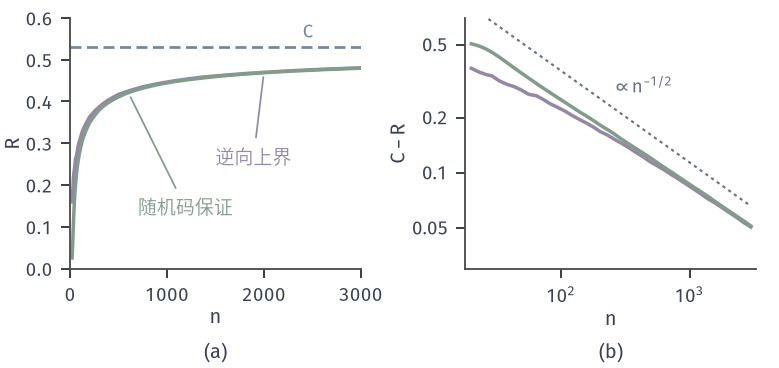

Reproduce this figure in Python.
from pathlib import Path
import sys
HERE = Path(__file__).resolve().parent
sys.path.insert(0, str(HERE.parent/"ccode-common"))
from ccode_fig import *
# Finite-length limits on BSC(0.1) at target average block error eps = 1e-3.
# Purple: converse  log2 M <= n - log2 s*(eps), s* = smallest (fractional) number of received words whose
#         probabilities p^d (1-p)^(n-d), taken in decreasing order, add to 1 - eps (sphere-packing argument).
# Green:  achievability from the random-coding union bound with uniform codewords and ML decoding (ties = errors):
#         Pe <= sum_k Bin(n,p)(k) min(1, (M-1) V(n,k) 2^-n),   V(n,k) = sum_{j<=k} C(n,j).
# Blue:   capacity C = 1 - h2(0.1).  (b) the gaps C - R on log-log axes with a reference slope n^(-1/2).
EPS = 1e-3; C = float(1-h2(P)); lp, lq = math.log(P), math.log(1-P)


def lse(a, b):
    m = max(a, b); return m+math.log(math.exp(a-m)+math.exp(b-m))


def conv_rate(n, eps=EPS):
    acc = 0.0; ls = -math.inf
    for d in range(n+1):
        lc = lbinom(n, d); lw = d*lp+(n-d)*lq; mass = math.exp(lc+lw)
        if acc+mass >= 1-eps:
            lfrac = math.log(1-eps-acc)-lw
            ls = lfrac if ls == -math.inf else lse(ls, lfrac)
            return 1-ls/math.log(2)/n
        acc += mass; ls = lc if ls == -math.inf else lse(ls, lc)


def rcu(n, logM):
    tot = 0.0; cum = -math.inf
    lM1 = math.log(2**logM-1) if logM < 60 else logM*math.log(2)
    for k in range(n+1):
        lc = lbinom(n, k); cum = lc if k == 0 else lse(cum, lc)
        tot += math.exp(lc+k*lp+(n-k)*lq+min(0.0, lM1+cum-n*math.log(2)))
    return tot


def ach_rate(n, eps=EPS):
    lo, hi = 0.0, float(n)
    for _ in range(45):
        m = (lo+hi)/2
        if rcu(n, m) <= eps: lo = m
        else: hi = m
    return lo/n


ns = np.unique(np.round(np.logspace(np.log10(20), np.log10(3000), 40)).astype(int))
cr = np.array([conv_rate(n) for n in ns]); ar = np.array([ach_rate(n) for n in ns])
fig, axs = figure(width_mm=110, height_mm=52, ncols=2)
panel(fig, left=.09, right=.97, top=.95, bottom=.27, wspace=.36)
ax = axs[0]
ax.axhline(C, color=BLUE, lw=1.1, ls=DASH)
ax.plot(ns, cr, color=PURPLE, lw=1.4); ax.plot(ns, ar, color=GREEN, lw=1.4)
lab(ax, 2400, C+.02, r'$C$', BLUE); ax.annotate('逆向上界', xy=(2000, conv_rate(2000)), xytext=(1500, .25), fontsize=7.5, color=PURPLE, arrowprops=dict(arrowstyle='-', color=PURPLE, lw=.7))
ax.annotate('随机码保证', xy=(600, ach_rate(600)), xytext=(700, .13), fontsize=7.5, color=GREEN, arrowprops=dict(arrowstyle='-', color=GREEN, lw=.7))
ax.set_xlim(0, 3000); ax.set_ylim(0, .6); ax.set_xticks([0, 1000, 2000, 3000])
ax.set_xlabel(r'$n$', labelpad=1); ax.set_ylabel(r'$R$', labelpad=1)
ax = axs[1]
ax.plot(ns, C-cr, color=PURPLE, lw=1.4); ax.plot(ns, C-ar, color=GREEN, lw=1.4)
ref = 3.6/np.sqrt(ns); ax.plot(ns, ref, color=MUTED, lw=.85, ls=DOT)
lab(ax, 250, 3.6/np.sqrt(250)*1.2, r'$\propto n^{-1/2}$', MUTED)
ax.set_xscale('log'); ax.set_yscale('log'); logticks(ax, [2, 3], axis='x'); ax.minorticks_off(); ax.set_yticks([.05, .1, .2, .5]); ax.set_yticklabels(['$0.05$', '$0.1$', '$0.2$', '$0.5$'])
ax.set_xlim(18, 3300); ax.set_ylim(.03, .7)
ax.set_xlabel(r'$n$', labelpad=1); ax.set_ylabel(r'$C-R$', labelpad=1)
tags(fig, axs)
extra = {n: (ach_rate(n), conv_rate(n)) for n in (7, 100, 1000)}
save(fig, HERE, 'figure', {'eps': EPS, 'C': C, 'n_ach_conv': extra})
print(extra)
